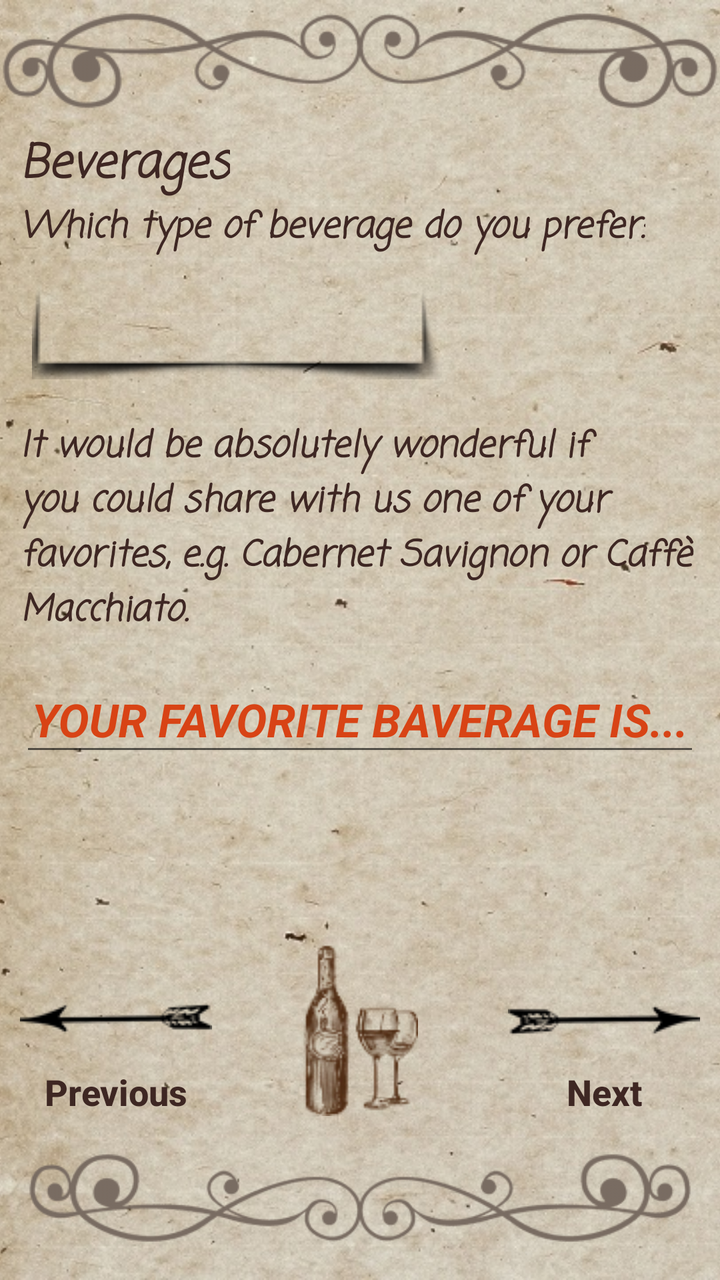
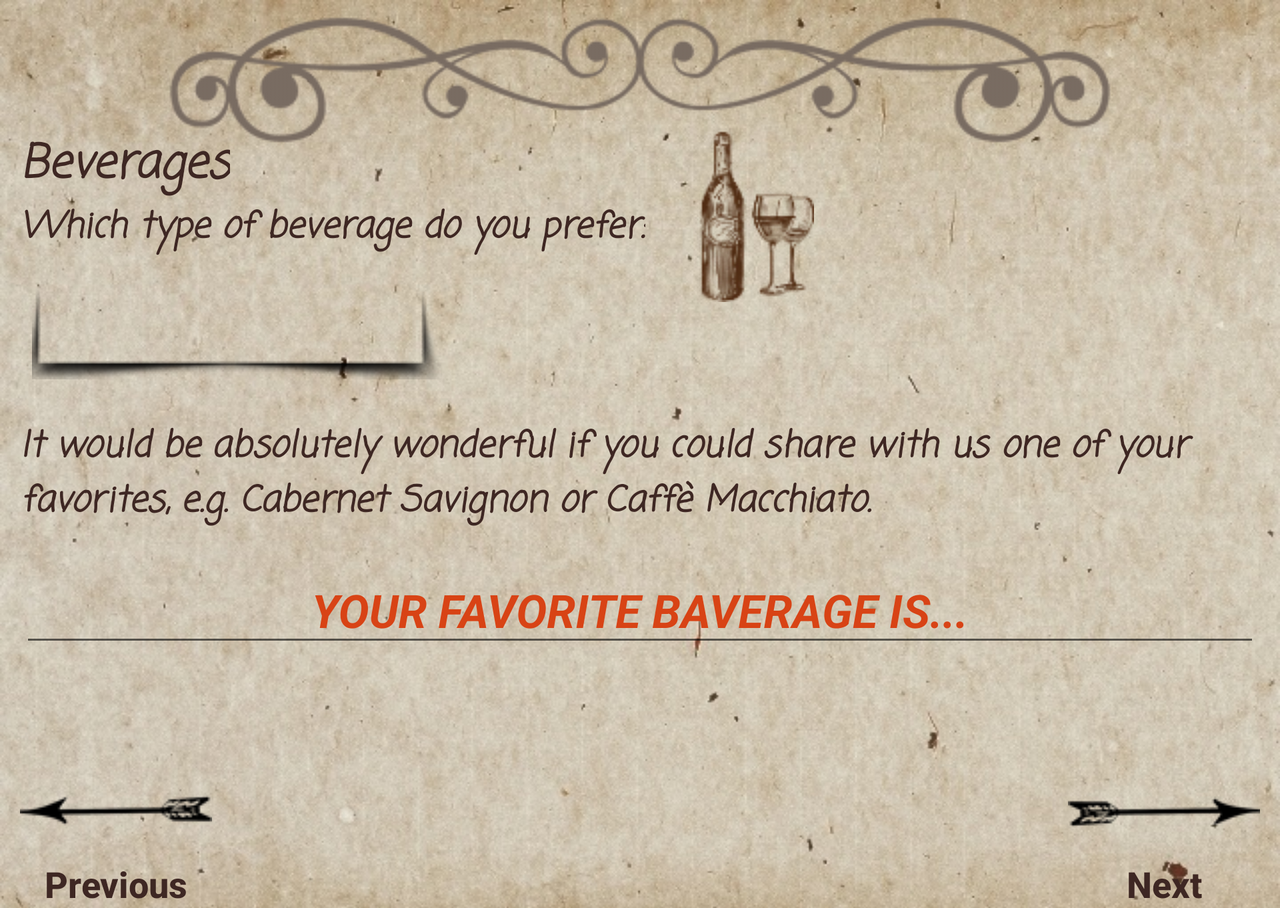

One screen, two layout resources from the same app: the default and the repository's alternative for another configuration. Each is rendered where Android would select it; the XML of both is given below.
<!-- AndroidManifest.xml: application theme AppTheme -->
<!-- res/layout/forth_surveyactivity.xml -->
<?xml version="1.0" encoding="utf-8"?>
<ScrollView xmlns:android="http://schemas.android.com/apk/res/android"
    android:layout_width="match_parent"
    android:layout_height="match_parent"
    android:fillViewport="true">

    <RelativeLayout
        android:layout_width="match_parent"
        android:layout_height="wrap_content">

        <ImageView
            android:id="@+id/bg"
            android:layout_width="match_parent"
            android:layout_height="match_parent"
            android:layout_alignParentLeft="true"
            android:layout_alignParentStart="true"
            android:layout_alignParentTop="true"
            android:adjustViewBounds="true"
            android:scaleType="centerCrop"
            android:src="@drawable/bgportreit" />

        <ImageView
            android:layout_width="match_parent"
            android:layout_height="wrap_content"
            android:layout_alignParentTop="true"
            android:scaleType="fitStart"
            android:src="@drawable/ornup" />

        <TextView
            android:id="@+id/q4_header"
            style="@style/smallerTextStyle"
            android:layout_marginTop="@dimen/below_ornament"
            android:gravity="center"
            android:text="@string/q4_header" />

        <TextView
            android:id="@+id/q4"
            style="@style/minTextStyle"
            android:layout_below="@id/q4_header"
            android:text="@string/q4_text" />

        <Spinner
            android:id="@+id/bev_spinner"
            android:layout_width="wrap_content"
            android:layout_height="wrap_content"
            android:layout_below="@+id/q4"
            android:layout_marginLeft="@dimen/spinnerMargin"
            android:layout_marginTop="@dimen/spinnerMargin"
            android:background="@drawable/bgspinner"></Spinner>

        <TextView
            android:id="@+id/q4_text2"
            style="@style/minTextStyle"
            android:layout_below="@id/bev_spinner"
            android:layout_marginTop="@dimen/margin20"
            android:text="@string/q4_text2" />

        <android.support.design.widget.TextInputLayout
            android:id="@+id/customer_name_input_layout"
            android:layout_width="match_parent"
            android:layout_height="wrap_content"
            android:layout_below="@id/q4_text2"
            android:layout_marginTop="@dimen/margin5"
            android:textColorHint="@color/hintColor">

            <EditText
                android:id="@+id/favorite_bev"
                style="@style/entryButtonStyle"
                android:layout_alignTop="@+id/customer_name_input_layout"
                android:hint="@string/bev_insert"
                android:imeOptions="flagNoExtractUi" />
        </android.support.design.widget.TextInputLayout>

        <Button
            android:id="@+id/next_button"
            style="@style/LowerButtonsStyle"
            android:layout_above="@+id/orn_down"
            android:layout_alignParentRight="true"
            android:drawableTop="@drawable/arrowr"
            android:onClick="surveyFifth"
            android:text="@string/next" />

        <ImageView
            android:id="@+id/wine_pic"
            android:layout_width="match_parent"
            android:layout_height="wrap_content"
            android:layout_above="@id/orn_down"
            android:layout_toLeftOf="@id/next_button"
            android:layout_toRightOf="@id/previous_button"
            android:src="@drawable/wine" />

        <Button
            android:id="@+id/previous_button"
            style="@style/LowerButtonsStyle"
            android:layout_above="@+id/orn_down"
            android:layout_alignParentLeft="true"
            android:drawableTop="@drawable/arrowl"
            android:onClick="backToThird"
            android:text="@string/previous" />

        <ImageView
            android:id="@+id/orn_down"
            android:layout_width="match_parent"
            android:layout_height="wrap_content"
            android:layout_alignParentBottom="true"
            android:src="@drawable/orndown" />

    </RelativeLayout>
</ScrollView>
<!-- resources referenced by this layout -->
<resources>
  <color name="hintColor">#D84315</color>
  <dimen name="below_ornament">65dp</dimen>
  <dimen name="margin20">20dp</dimen>
  <dimen name="margin5">5dp</dimen>
  <dimen name="spinnerMargin">16dp</dimen>
  <!-- drawable wine: png bitmap (drawable, 7425 bytes) -->
  <string name="bev_insert">YOUR FAVORITE BAVERAGE IS... </string>
  <!-- from res/values-v16/ -->
  <string name="next">Next</string>
  <!-- from res/values-v16/ -->
  <string name="previous">Previous</string>
  <string name="q4_header">Beverages </string>
  <string name="q4_text">Which type of beverage do you prefer: </string>
  <string name="q4_text2">It would be absolutely wonderful if you could share with us one of your favorites, e.g. Cabernet Savignon or Caffè Macchiato. </string>
  <style name="LowerButtonsStyle">
          <item name="android:textSize">@dimen/minTextSize</item>
          <item name="android:textColor">@color/textBrownColor</item>
          <item name="android:gravity">center</item>
          <item name="android:layout_height">wrap_content</item>
          <item name="android:layout_width">wrap_content</item>
          <item name="android:textStyle">bold</item>
          <item name="android:layout_marginLeft">@dimen/smallTextMargin_horizontal</item>
          <item name="android:layout_marginRight">@dimen/smallTextMargin_horizontal</item>
          <item name="android:textAllCaps">false</item>
          <item name="android:background">@android:color/transparent</item>
      </style>
  <style name="entryButtonStyle">
  
          <item name="android:textSize">@dimen/smallerTextSize</item>
          <item name="android:textColor">@color/textBrownColor</item>
          <item name="android:layout_height">wrap_content</item>
          <item name="android:layout_width">match_parent</item>
          <item name="android:textStyle">italic|bold</item>
          <item name="android:gravity">center</item>
          <item name="android:inputType">textCapWords</item>
          <item name="android:textColorHint">@color/hintColor</item>
          <item name="android:layout_margin">@dimen/inner_margin</item>
      </style>
  <style name="minTextStyle">
          <item name="android:fontFamily">casual</item>
          <item name="android:textSize">@dimen/minTextSize</item>
          <item name="android:textColor">@color/textBrownColor</item>
          <item name="android:layout_height">wrap_content</item>
          <item name="android:layout_width">wrap_content</item>
          <item name="android:textStyle">italic|bold</item>
          <item name="android:layout_marginLeft">@dimen/smallTextMargin_horizontal</item>
          <item name="android:layout_marginRight">@dimen/smallTextMargin_horizontal</item>
  
      </style>
  <!-- from res/values-v16/ -->
  <style name="smallerTextStyle">
          <item name="android:fontFamily">casual</item>
          <item name="android:textSize">@dimen/smallerTextSize</item>
          <item name="android:textColor">@color/textBrownColor</item>
          <item name="android:layout_height">wrap_content</item>
          <item name="android:layout_width">wrap_content</item>
          <item name="android:textStyle">italic|bold</item>
          <item name="android:layout_marginLeft">@dimen/smallTextMargin_horizontal</item>
          <item name="android:layout_marginRight">@dimen/smallTextMargin_horizontal</item>
  
      </style>
  <style name="AppTheme" parent="Theme.AppCompat.Light.NoActionBar">
            
          <item name="colorPrimary">@color/colorPrimary</item>
          <item name="colorPrimaryDark">@color/colorPrimaryDark</item>
          <item name="colorAccent">@color/textBrownColor</item>
          <item name="android:windowFullscreen">true</item>
      </style>
  <dimen name="minTextSize">18sp</dimen>
  <color name="textBrownColor">#3E2723</color>
  <dimen name="smallTextMargin_horizontal">10dp</dimen>
  <dimen name="smallerTextSize">23sp</dimen>
  <dimen name="inner_margin">10dp</dimen>
  <color name="colorPrimary">#3F51B5</color>
  <color name="colorPrimaryDark">#303F9F</color>
  <!-- some entries are left out for length -->
</resources>
<!-- res/layout-land/forth_surveyactivity.xml (the repository's variant of the layout above) -->
<!-- drawn on the phone turned sideways -->
<?xml version="1.0" encoding="utf-8"?>
<ScrollView xmlns:android="http://schemas.android.com/apk/res/android"
    android:layout_width="match_parent"
    android:layout_height="match_parent"
    android:fillViewport="true">

    <RelativeLayout
        android:layout_width="match_parent"
        android:layout_height="wrap_content">

        <ImageView
            android:id="@+id/bg"
            android:layout_width="match_parent"
            android:layout_height="match_parent"
            android:layout_alignParentLeft="true"
            android:layout_alignParentStart="true"
            android:layout_alignParentTop="true"
            android:adjustViewBounds="true"
            android:scaleType="centerCrop"
            android:src="@drawable/bglandscape" />

        <ImageView
            android:layout_width="wrap_content"
            android:layout_height="wrap_content"
            android:layout_alignParentTop="true"
            android:scaleType="fitStart"
            android:src="@drawable/ornup"
            android:layout_centerHorizontal="true"
            android:layout_marginBottom="@dimen/margin5"/>

        <ImageView
            android:id="@+id/wine_pic"
            android:layout_width="match_parent"
            android:layout_height="wrap_content"
            android:layout_alignParentTop="true"
            android:layout_alignParentRight="true"
            android:layout_marginTop="@dimen/below_ornament"
            android:layout_toLeftOf="@id/next_button"
            android:layout_toRightOf="@id/previous_button"
            android:src="@drawable/wine" />

        <TextView
            android:id="@+id/q4_header"
            style="@style/smallerTextStyle"
            android:layout_marginTop="@dimen/below_ornament"
            android:gravity="center"
            android:text="@string/q4_header" />

        <TextView
            android:id="@+id/q4"
            style="@style/minTextStyle"
            android:layout_below="@id/q4_header"
            android:text="@string/q4_text" />

        <Spinner
            android:id="@+id/bev_spinner"
            android:layout_width="wrap_content"
            android:layout_height="wrap_content"
            android:layout_below="@+id/q4"
            android:layout_marginLeft="@dimen/spinnerMargin"
            android:layout_marginTop="@dimen/spinnerMargin"
            android:background="@drawable/bgspinner"></Spinner>

        <TextView
            android:id="@+id/q4_text2"
            style="@style/minTextStyle"
            android:layout_below="@id/bev_spinner"
            android:layout_marginTop="@dimen/margin20"
            android:text="@string/q4_text2" />

        <android.support.design.widget.TextInputLayout
            android:id="@+id/customer_name_input_layout"
            android:layout_width="match_parent"
            android:layout_height="wrap_content"
            android:layout_below="@id/q4_text2"
            android:layout_marginTop="@dimen/margin5"
            android:textColorHint="@color/hintColor">

            <EditText
                android:id="@+id/favorite_bev"
                style="@style/entryButtonStyle"
                android:layout_alignTop="@+id/customer_name_input_layout"
                android:hint="@string/bev_insert"
                android:imeOptions="flagNoExtractUi" />
        </android.support.design.widget.TextInputLayout>

        <Button
            android:id="@+id/next_button"
            style="@style/LowerButtonsStyle"
            android:layout_alignParentBottom="true"
            android:layout_alignParentRight="true"
            android:drawableTop="@drawable/arrowr"
            android:onClick="surveyFifth"
            android:text="@string/next" />

        <Button
            android:id="@+id/previous_button"
            style="@style/LowerButtonsStyle"
            android:layout_alignParentBottom="true"
            android:layout_alignParentLeft="true"
            android:drawableTop="@drawable/arrowl"
            android:onClick="backToThird"
            android:text="@string/previous" />

    </RelativeLayout>
</ScrollView>
